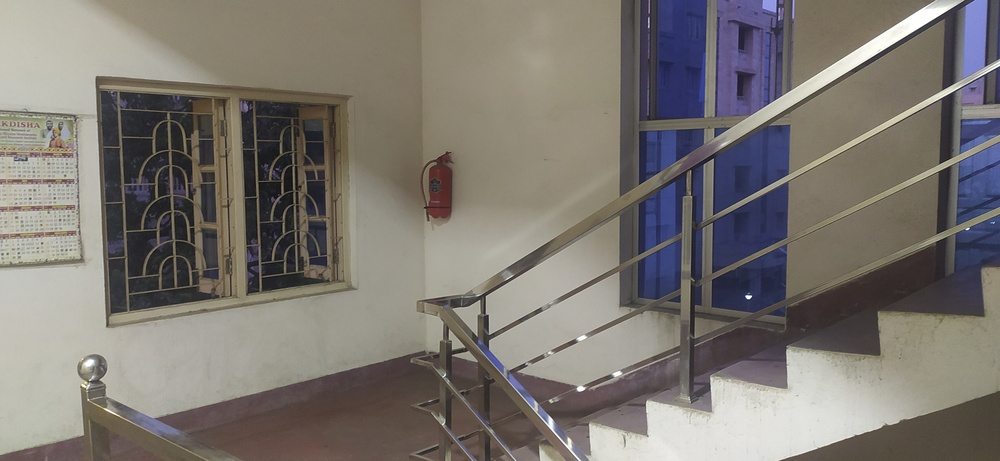
#> input picture Panorama Stitching/vb2.jpg, 1000 x 461 px, shrunk from 4000 x 1844 before the run, found by its file name
$ jupyter execute Panorama_stitching.ipynb   (shell and % lines are left out)
#> lines starting #> are read from the running program, lines starting #| are printed output that depends on the picture
[cell 1]
import cv2
import numpy as np
import matplotlib.pyplot as plt
import imageio
import imutils
cv2.ocl.setUseOpenCL(False)

[cell 2]
# select the image id (valid values 1,2,3, or 4)
feature_extractor = 'orb' # one of 'sift', 'surf', 'brisk', 'orb'
feature_matching = 'bf'

[cell 3]
trainImg = imageio.imread("/home/srijan/Downloads/vb2.jpg")
#> trainImg is the input picture: shape (461, 1000, 3); mean R, G, B 123.8, 118.6, 113
trainImg_gray = cv2.cvtColor(trainImg, cv2.COLOR_RGB2GRAY)
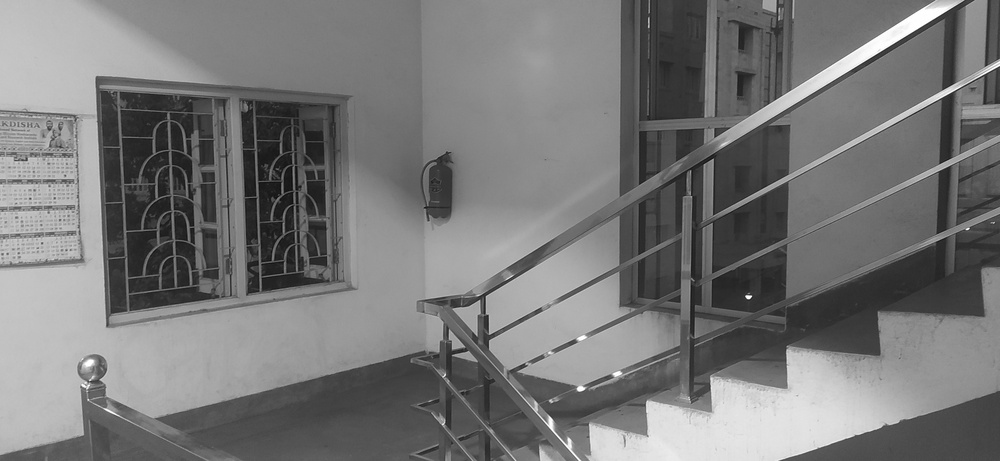
#> trainImg_gray: shape (461, 1000); min 8, max 255, mean 119.5

queryImg = imageio.imread("/home/srijan/Downloads/vb1.jpg")
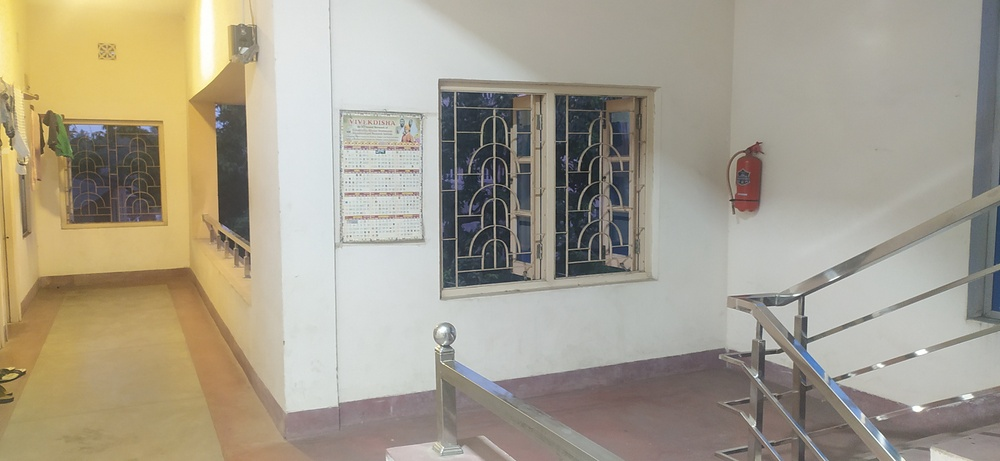
#> input picture Panorama Stitching/vb1.jpg, 1000 x 461 px, shrunk from 4000 x 1844 before the run, found by its file name
#> queryImg is the input picture: shape (461, 1000, 3); mean R, G, B 167, 159.4, 142
queryImg_gray = cv2.cvtColor(queryImg, cv2.COLOR_RGB2GRAY)
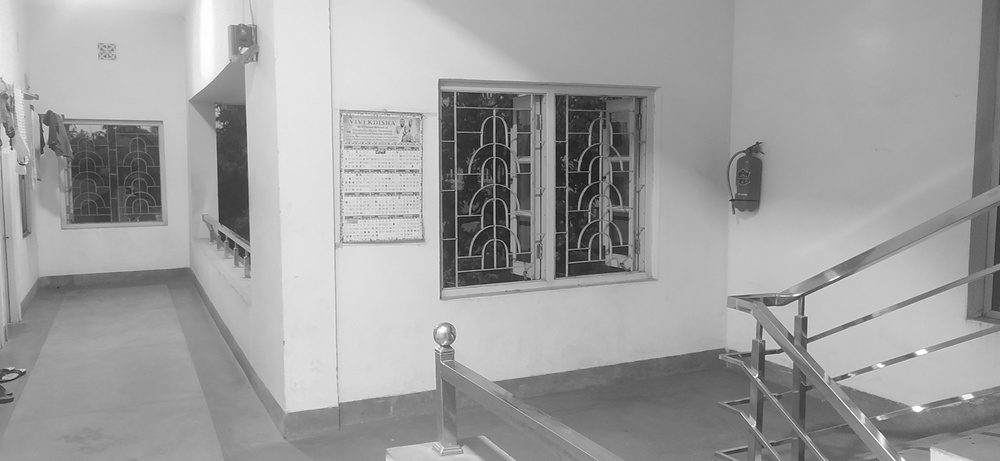
#> queryImg_gray: shape (461, 1000); min 10, max 255, mean 159.7

fig, (ax1, ax2) = plt.subplots(nrows=1, ncols=2, constrained_layout=False, figsize=(16,9))
ax1.imshow(queryImg, cmap="gray")
ax1.set_xlabel("Query image", fontsize=14)

ax2.imshow(trainImg, cmap="gray")
ax2.set_xlabel("Train image (Image to be transformed)", fontsize=14)

plt.show()
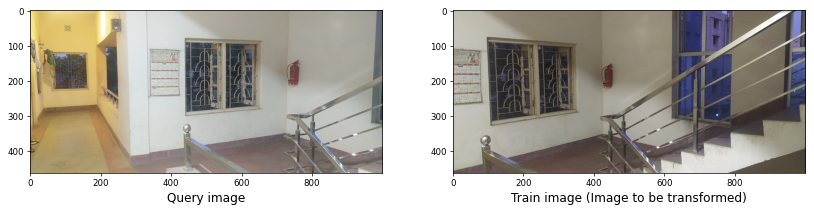
#> figure drawn by matplotlib, 2 panels

[cell 4]
descriptor = cv2.ORB_create()
kpsA, featuresA = descriptor.detectAndCompute(trainImg_gray, None)
#> kpsA = 500 keypoints; strongest (x, y, size): (748, 298, 31), (750, 296, 31), (746, 296, 31), (747, 297, 44.6)
kpsB, featuresB = descriptor.detectAndCompute(queryImg_gray, None)
#> kpsB = 500 keypoints; strongest (x, y, size): (492, 228, 31), (483, 143, 31), (484, 225, 31), (458, 218, 31)

[cell 5]
plt.figure(figsize=(8,8))
plt.imshow(cv2.drawKeypoints(queryImg_gray,kpsB,None,color=(255,0,0)))
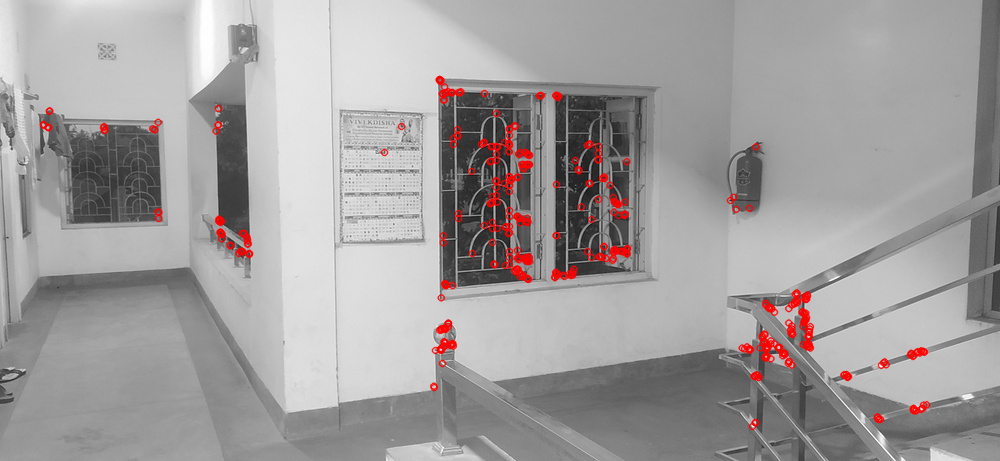
#> shown: shape (461, 1000, 3); mean R, G, B 161.7, 157.8, 157.8

[cell 6]
plt.figure(figsize=(8,8))
plt.imshow(cv2.drawKeypoints(trainImg_gray,kpsA,None,color=(255,0,0)))
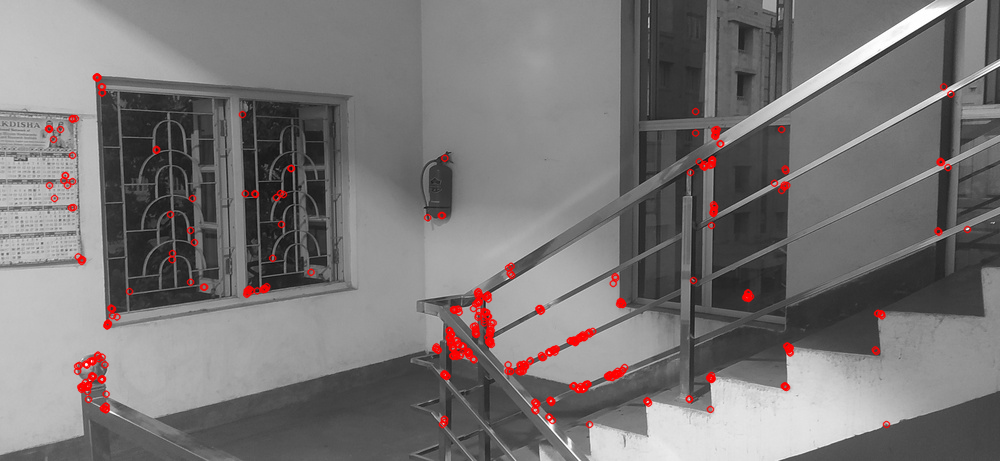
#> shown: shape (461, 1000, 3); mean R, G, B 121.4, 117.9, 117.9

[cell 7]
bf = cv2.BFMatcher(cv2.NORM_HAMMING, crossCheck=True)
best_matches = bf.match(featuresA,featuresB)
#> best_matches = 188 matches
rawMatches = sorted(best_matches, key = lambda x:x.distance)
#> rawMatches = 188 matches
img3 = cv2.drawMatches(trainImg,kpsA,queryImg,kpsB,rawMatches[:100],
                           None,flags=cv2.DrawMatchesFlags_NOT_DRAW_SINGLE_POINTS)
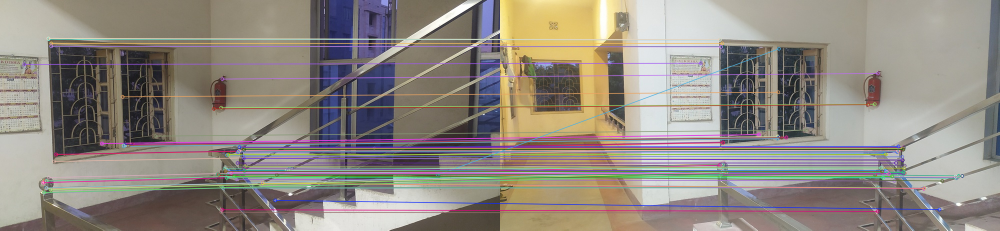
#> img3: shape (461, 2000, 3) (shown at 1/2 size); mean R, G, B 144.5, 137.5, 129.5
plt.figure(figsize=(15,15))
plt.imshow(img3)

[cell 8]
def getHomography(kpsA, kpsB, featuresA, featuresB, matches, reprojThresh):
    # convert the keypoints to numpy arrays
#> called with reprojThresh = 4
    kpsA = np.float32([kp.pt for kp in kpsA])
#> kpsA = 500 pairs, first value 48 to 967, second value 76.32 to 424
    kpsB = np.float32([kp.pt for kp in kpsB])
#> kpsB = 500 pairs, first value 43 to 926.2, second value 79 to 426

    if len(matches) > 4:

        # construct the two sets of points
        ptsA = np.float32([kpsA[m.queryIdx] for m in matches])
#> ptsA = 188 pairs, first value 48 to 967, second value 76.32 to 424
        ptsB = np.float32([kpsB[m.trainIdx] for m in matches])
#> ptsB = 188 pairs, first value 48 to 926.2, second value 79 to 426

        # estimate the homography between the sets of points
        (H, status) = cv2.findHomography(ptsA, ptsB, cv2.RANSAC,
            reprojThresh)
#> H = [[0.595, 0.194, 330.2], [-0.0831, 1.01, -9.7], [-0.000497, 0.000278, 1]]; status = 188 values, max 1 at index 1, min 0 at index 0, mean 0.564

        return (matches, H, status)
    else:
        return None

[cell 9]
M = getHomography(kpsA, kpsB, featuresA, featuresB, rawMatches, reprojThresh=4)
#> M = 3 matches
(matches, H, status) = M
#> matches = 188 matches
print(H)
#| [[ 5.94665435e-01  1.94334104e-01  3.30184301e+02]
#|  [-8.31241744e-02  1.00973172e+00 -9.70489719e+00]
#|  [-4.97023236e-04  2.77507655e-04  1.00000000e+00]]

[cell 10]
# Apply panorama correction
width = trainImg.shape[1] + queryImg.shape[1]
#> width = 2000
height = trainImg.shape[0] + queryImg.shape[0]
#> height = 922

result = cv2.warpPerspective(trainImg, H, (width, height))
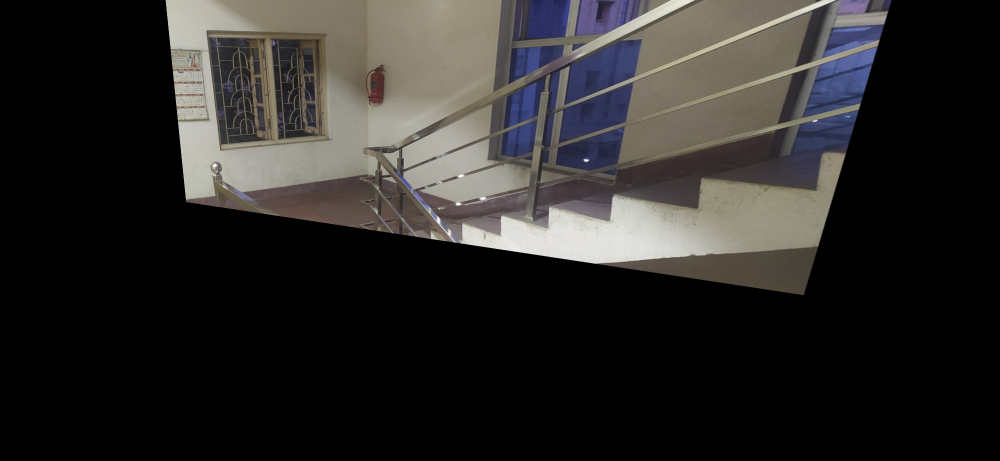
#> result: shape (922, 2000, 3) (shown at 1/2 size); mean R, G, B 43.3, 41.5, 40
result[0:queryImg.shape[0], 0:queryImg.shape[1]] = queryImg
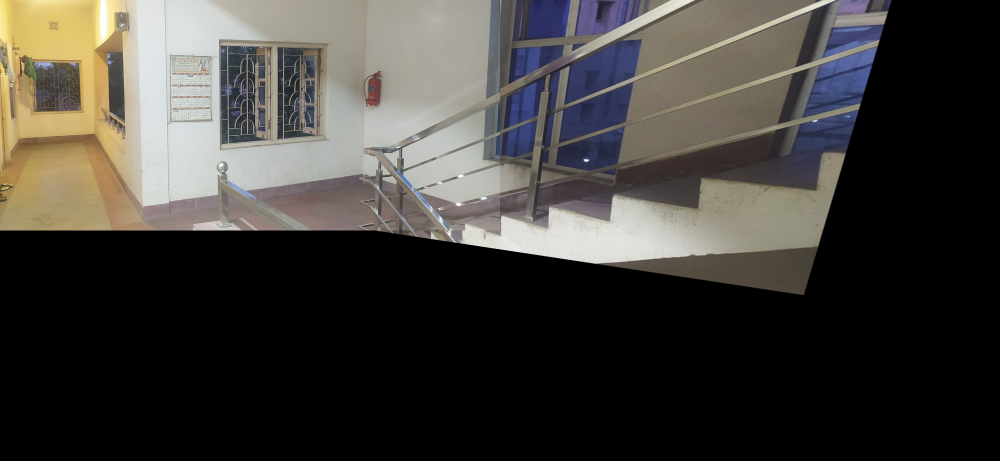
#> result: shape (922, 2000, 3) (shown at 1/2 size); mean R, G, B 64.7, 62.1, 57.9

plt.figure(figsize=(20,10))
plt.imshow(result)
plt.axis('off')
